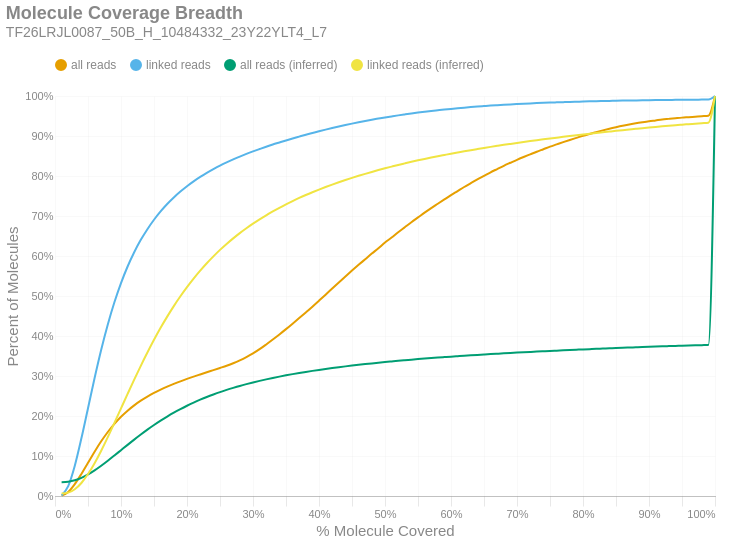

The notebook cell this image was saved under:
### Markdown cell above
### Molecule Read Coverage
This chart shows molecule coverage breadth as computed by the number of bases aligned to that molecule. In other words, "*how much of each unique long molecule is actually sequenced/aligned?*" Keep in mind there is a distinction between sequences and alignments, since some sequences belonging to a particular molecule may not align well and wouldn't appear in the alignment data. This chart also shows molecule coverage breadth as computed by the *inferred fragment* from which the aligned sequences originate. Unlike read coverage, this calculation takes into account the total insert size, including unsequenced gaps between the forward and reverse reads. Like the previous figures, these are cumulative percents.

### Code cell
if SKIPLR:
    print_html(f"Skipped")
else:
    binned_df = consolidated_hist(valids['coverage_bp'], mask, 0.01, True)
    binned_df_inf = consolidated_hist(valids['coverage_inserts'], mask, 0.01, True)
    binned_df = binned_df.with_columns(pl.lit(binned_df_inf['all reads (cumsum)']).alias('all reads (inferred)'))
    binned_df = binned_df.with_columns(pl.lit(binned_df_inf['linked reads (cumsum)']).alias('linked reads (inferred)'))
    binned_df = binned_df.with_columns(
        (pl.col('bin').cast(pl.Float64) + 0.01).alias('right_edge')
    )

    with SafeRender(binned_df):
        (
            density_plot(binned_df, 'Molecule Coverage Breadth', samplename, 'molcov', ['all reads (inferred)','linked reads (inferred)'])
            .encode(
                #x=alt.X('bin:Q', title="% Molecule Covered").axis(format = '%').scale(padding=0),
                x=alt.X('right_edge:Q', title="% Molecule Covered").axis(format='%').scale(padding=0),
                y=alt.Y('value:Q', title='Percent of Molecules')
                    .axis(format='%')
                    .stack(False)
                    .scale(domainMin=0, padding=0),
                color=alt.Color("key:N").scale(domain = ["all reads", "linked reads", "all reads (inferred)", "linked reads (inferred)"]),
                tooltip = [
                    alt.Tooltip("key:N", title = "Data Type"),
                    alt.Tooltip("range_label:N", title="% Molecule Covered"),
                    alt.Tooltip("value:Q", format = ".2%", title="% Molecules")
                ]
            )
        ).display()

### Figure 1 — Vega-Lite specification as saved in the notebook (floating-point values rounded to 4 significant figures)
{"width": "container", "height": 400, "config": {"title": {"anchor": "start", "dy": -15, "fontSize": 18, "color": "#888888", "subtitleColor": "#888888", "subtitleFontSize": 14}, "arc": {"fill": "#0072B2"}, "axis": {"domainColor": "#888888", "domainWidth": 0.5, "gridWidth": 0.2, "grid": false, "titleFontWeight": 400, "titleFontSize": 15, "labelFontSize": 11, "labelColor": "#888888", "tickColor": "#888888", "tickWidth": 0.2, "titleColor": "#888888"}, "axisBand": {"grid": false}, "axisX": {"grid": true, "tickSize": 10, "domainCap": "round"}, "axisY": {"domain": false, "grid": true, "tickSize": 0, "domainCap": "round"}, "background": "transparent", "header": {"labelFontSize": 15, "labelColor": "#888888", "titleFontSize": 15, "titleFontWeight": 600, "titleColor": "#888888"}, "legend": {"labelFont": "sans-serif", "labelFontSize": 12, "labelColor": "#888888", "symbolSize": 100, "symbolType": "circle", "titleFontSize": 12, "titlePadding": 10, "titleColor": "#888888", "title": null, "orient": "top"}, "range": {"category": ["#E69F00", "#56B4E9", "#009E73", "#F0E442", "#0072B2", "#D55E00", "#CC79A7", "#000000"], "diverging": ["#cfe8f3", "#a2d4ec", "#73bfe2", "#46abdb", "#1696d2", "#12719e"]}, "area": {"fill": "#0072B2", "fillOpacity": 0.7, "line": true, "strokeOpacity": 0.7}, "line": {"color": "#0072B2", "stroke": "#0072B2", "strokeWidth": 2}, "trail": {"color": "#0072B2", "stroke": "#0072B2", "strokeWidth": 0, "size": 1}, "point": {"filled": true, "fillOpacity": 1.0, "size": 95}, "text": {"color": "#888888", "fontSize": 11, "align": "right", "fontWeight": 400, "size": 11}, "bar": {"fill": "#0072B2", "stroke": null}, "view": {"stroke": null, "continuousWidth": 660, "continuousHeight": 400}}, "data": {"name": "data-7c890dcc2b49f24449d5f432ed34d0e5"}, "mark": {"type": "line", "interpolate": "monotone", "point": {"opacity": 0, "size": 275}}, "encoding": {"color": {"field": "key", "scale": {"domain": ["all reads", "linked reads", "all reads (inferred)", "linked reads (inferred)"]}, "type": "nominal"}, "tooltip": [{"field": "key", "title": "Data Type", "type": "nominal"}, {"field": "range_label", "title": "% Molecule Covered", "type": "nominal"}, {"field": "value", "format": ".2%", "title": "% Molecules", "type": "quantitative"}], "x": {"axis": {"format": "%"}, "field": "right_edge", "scale": {"padding": 0}, "title": "% Molecule Covered", "type": "quantitative"}, "y": {"axis": {"format": "%"}, "field": "value", "scale": {"domainMin": 0, "padding": 0}, "stack": false, "title": "Percent of Molecules", "type": "quantitative"}}, "params": [{"name": "param_c36ac31b6afebe62", "select": {"type": "point", "fields": ["key"]}, "bind": "legend"}], "title": {"text": "Molecule Coverage Breadth", "subtitle": "TF26LRJL0087_50B_H_10484332_23Y22YLT4_L7"}, "transform": [{"fold": ["all reads (cumsum)", "linked reads (cumsum)", "all reads (inferred)", "linked reads (inferred)"]}, {"calculate": "replace(datum.key, ' (cumsum)', '')", "as": "key"}, {"filter": {"param": "param_c36ac31b6afebe62"}}], "usermeta": {"embedOptions": {"downloadFileName": "TF26LRJL0087_50B_H_10484332_23Y22YLT4_L7.molcov"}}, "$schema": "https://vega.github.io/schema/vega-lite/v6.4.1.json", "datasets": {"data-7c890dcc2b49f24449d5f432ed34d0e5": [{"bin": "0.0", "interval": "0.0-0.01", "all reads": 0.0007676, "linked reads": 0.001318, "all reads (cumsum)": 0.0007676, "linked reads (cumsum)": 0.001318, "range_label": "0.0-0.01", "all reads (inferred)": 0.03457, "linked reads (inferred)": 0.006224, "right_edge": 0.01}, {"bin": "0.01", "interval": "0.01-0.02", "all reads": 0.009429, "linked reads": 0.02315, "all reads (cumsum)": 0.0102, "linked reads (cumsum)": 0.02447, "range_label": "0.01-0.02", "all reads (inferred)": 0.03576, "linked reads (inferred)": 0.008467, "right_edge": 0.02}, {"bin": "0.02", "interval": "0.02-0.03", "all reads": 0.01956, "linked reads": 0.05123, "all reads (cumsum)": 0.02976, "linked reads (cumsum)": 0.07569, "range_label": "0.02-0.03", "all reads (inferred)": 0.03926, "linked reads (inferred)": 0.01695, "right_edge": 0.03}, {"bin": "0.03", "interval": "0.03-0.04", "all reads": 0.02549, "linked reads": 0.06848, "all reads (cumsum)": 0.05525, "linked reads (cumsum)": 0.1442, "range_label": "0.03-0.04", "all reads (inferred)": 0.04533, "linked reads (inferred)": 0.03257, "right_edge": 0.04}, {"bin": "0.04", "interval": "0.04-0.05", "all reads": 0.02783, "linked reads": 0.07535, "all reads (cumsum)": 0.08307, "linked reads (cumsum)": 0.2195, "range_label": "0.04-0.05", "all reads (inferred)": 0.0538, "linked reads (inferred)": 0.05483, "right_edge": 0.05}, {"bin": "0.05", "interval": "0.05-0.06", "all reads": 0.02768, "linked reads": 0.07528, "all reads (cumsum)": 0.1108, "linked reads (cumsum)": 0.2948, "range_label": "0.05-0.06", "all reads (inferred)": 0.06401, "linked reads (inferred)": 0.08211, "right_edge": 0.06}, {"bin": "0.06", "interval": "0.06-0.07", "all reads": 0.02598, "linked reads": 0.07071, "all reads (cumsum)": 0.1367, "linked reads (cumsum)": 0.3655, "range_label": "0.06-0.07", "all reads (inferred)": 0.07559, "linked reads (inferred)": 0.1133, "right_edge": 0.07}, {"bin": "0.07", "interval": "0.07-0.08", "all reads": 0.02325, "linked reads": 0.0633, "all reads (cumsum)": 0.16, "linked reads (cumsum)": 0.4288, "range_label": "0.07-0.08", "all reads (inferred)": 0.08813, "linked reads (inferred)": 0.1472, "right_edge": 0.08}, {"bin": "0.08", "interval": "0.08-0.09", "all reads": 0.02038, "linked reads": 0.0554, "all reads (cumsum)": 0.1804, "linked reads (cumsum)": 0.4842, "range_label": "0.08-0.09", "all reads (inferred)": 0.1012, "linked reads (inferred)": 0.1828, "right_edge": 0.09}, {"bin": "0.09", "interval": "0.09-0.1", "all reads": 0.0177, "linked reads": 0.04802, "all reads (cumsum)": 0.1981, "linked reads (cumsum)": 0.5322, "range_label": "0.09-0.1", "all reads (inferred)": 0.1146, "linked reads (inferred)": 0.219, "right_edge": 0.1}, {"bin": "0.1", "interval": "0.1-0.11", "all reads": 0.01535, "linked reads": 0.04155, "all reads (cumsum)": 0.2134, "linked reads (cumsum)": 0.5738, "range_label": "0.1-0.11", "all reads (inferred)": 0.1279, "linked reads (inferred)": 0.2552, "right_edge": 0.11}, {"bin": "0.11", "interval": "0.11-0.12", "all reads": 0.01326, "linked reads": 0.03568, "all reads (cumsum)": 0.2267, "linked reads (cumsum)": 0.6095, "range_label": "0.11-0.12", "all reads (inferred)": 0.1409, "linked reads (inferred)": 0.2909, "right_edge": 0.12}, {"bin": "0.12", "interval": "0.12-0.13", "all reads": 0.01161, "linked reads": 0.03092, "all reads (cumsum)": 0.2383, "linked reads (cumsum)": 0.6404, "range_label": "0.12-0.13", "all reads (inferred)": 0.1536, "linked reads (inferred)": 0.3255, "right_edge": 0.13}, {"bin": "0.13", "interval": "0.13-0.14", "all reads": 0.01017, "linked reads": 0.02668, "all reads (cumsum)": 0.2485, "linked reads (cumsum)": 0.667, "range_label": "0.13-0.14", "all reads (inferred)": 0.1658, "linked reads (inferred)": 0.3587, "right_edge": 0.14}, {"bin": "0.14", "interval": "0.14-0.15", "all reads": 0.009199, "linked reads": 0.02365, "all reads (cumsum)": 0.2576, "linked reads (cumsum)": 0.6907, "range_label": "0.14-0.15", "all reads (inferred)": 0.1774, "linked reads (inferred)": 0.3904, "right_edge": 0.15}, {"bin": "0.15", "interval": "0.15-0.16", "all reads": 0.008245, "linked reads": 0.02079, "all reads (cumsum)": 0.2659, "linked reads (cumsum)": 0.7115, "range_label": "0.15-0.16", "all reads (inferred)": 0.1884, "linked reads (inferred)": 0.4204, "right_edge": 0.16}, {"bin": "0.16", "interval": "0.16-0.17", "all reads": 0.007491, "linked reads": 0.01848, "all reads (cumsum)": 0.2734, "linked reads (cumsum)": 0.73, "range_label": "0.16-0.17", "all reads (inferred)": 0.1987, "linked reads (inferred)": 0.4484, "right_edge": 0.17}, {"bin": "0.17", "interval": "0.17-0.18", "all reads": 0.006866, "linked reads": 0.01641, "all reads (cumsum)": 0.2803, "linked reads (cumsum)": 0.7464, "range_label": "0.17-0.18", "all reads (inferred)": 0.2083, "linked reads (inferred)": 0.4748, "right_edge": 0.18}, {"bin": "0.18", "interval": "0.18-0.19", "all reads": 0.006437, "linked reads": 0.01473, "all reads (cumsum)": 0.2867, "linked reads (cumsum)": 0.7611, "range_label": "0.18-0.19", "all reads (inferred)": 0.2173, "linked reads (inferred)": 0.4992, "right_edge": 0.19}, {"bin": "0.19", "interval": "0.19-0.2", "all reads": 0.006066, "linked reads": 0.0134, "all reads (cumsum)": 0.2928, "linked reads (cumsum)": 0.7745, "range_label": "0.19-0.2", "all reads (inferred)": 0.2257, "linked reads (inferred)": 0.5221, "right_edge": 0.2}, {"bin": "0.2", "interval": "0.2-0.21", "all reads": 0.005675, "linked reads": 0.01208, "all reads (cumsum)": 0.2984, "linked reads (cumsum)": 0.7866, "range_label": "0.2-0.21", "all reads (inferred)": 0.2335, "linked reads (inferred)": 0.5435, "right_edge": 0.21}, {"bin": "0.21", "interval": "0.21-0.22", "all reads": 0.005454, "linked reads": 0.01104, "all reads (cumsum)": 0.3039, "linked reads (cumsum)": 0.7976, "range_label": "0.21-0.22", "all reads (inferred)": 0.2408, "linked reads (inferred)": 0.5633, "right_edge": 0.22}, {"bin": "0.22", "interval": "0.22-0.23", "all reads": 0.005396, "linked reads": 0.01025, "all reads (cumsum)": 0.3093, "linked reads (cumsum)": 0.8079, "range_label": "0.22-0.23", "all reads (inferred)": 0.2476, "linked reads (inferred)": 0.5819, "right_edge": 0.23}, {"bin": "0.23", "interval": "0.23-0.24", "all reads": 0.005353, "linked reads": 0.009347, "all reads (cumsum)": 0.3146, "linked reads (cumsum)": 0.8172, "range_label": "0.23-0.24", "all reads (inferred)": 0.2539, "linked reads (inferred)": 0.5991, "right_edge": 0.24}, {"bin": "0.24", "interval": "0.24-0.25", "all reads": 0.005423, "linked reads": 0.008757, "all reads (cumsum)": 0.3201, "linked reads (cumsum)": 0.826, "range_label": "0.24-0.25", "all reads (inferred)": 0.2598, "linked reads (inferred)": 0.6153, "right_edge": 0.25}, {"bin": "0.25", "interval": "0.25-0.26", "all reads": 0.005547, "linked reads": 0.007973, "all reads (cumsum)": 0.3256, "linked reads (cumsum)": 0.834, "range_label": "0.25-0.26", "all reads (inferred)": 0.2653, "linked reads (inferred)": 0.6301, "right_edge": 0.26}, {"bin": "0.26", "interval": "0.26-0.27", "all reads": 0.006246, "linked reads": 0.007544, "all reads (cumsum)": 0.3318, "linked reads (cumsum)": 0.8415, "range_label": "0.26-0.27", "all reads (inferred)": 0.2704, "linked reads (inferred)": 0.644, "right_edge": 0.27}, {"bin": "0.27", "interval": "0.27-0.28", "all reads": 0.007185, "linked reads": 0.007112, "all reads (cumsum)": 0.339, "linked reads (cumsum)": 0.8486, "range_label": "0.27-0.28", "all reads (inferred)": 0.2752, "linked reads (inferred)": 0.6572, "right_edge": 0.28}, {"bin": "0.28", "interval": "0.28-0.29", "all reads": 0.008219, "linked reads": 0.006587, "all reads (cumsum)": 0.3473, "linked reads (cumsum)": 0.8552, "range_label": "0.28-0.29", "all reads (inferred)": 0.2797, "linked reads (inferred)": 0.6694, "right_edge": 0.29}, {"bin": "0.29", "interval": "0.29-0.3", "all reads": 0.009291, "linked reads": 0.006227, "all reads (cumsum)": 0.3565, "linked reads (cumsum)": 0.8614, "range_label": "0.29-0.3", "all reads (inferred)": 0.2839, "linked reads (inferred)": 0.6808, "right_edge": 0.3}, {"bin": "0.3", "interval": "0.3-0.31", "all reads": 0.01054, "linked reads": 0.005914, "all reads (cumsum)": 0.3671, "linked reads (cumsum)": 0.8673, "range_label": "0.3-0.31", "all reads (inferred)": 0.2878, "linked reads (inferred)": 0.6916, "right_edge": 0.31}, {"bin": "0.31", "interval": "0.31-0.32", "all reads": 0.01182, "linked reads": 0.005794, "all reads (cumsum)": 0.3789, "linked reads (cumsum)": 0.8731, "range_label": "0.31-0.32", "all reads (inferred)": 0.2916, "linked reads (inferred)": 0.7018, "right_edge": 0.32}, {"bin": "0.32", "interval": "0.32-0.33", "all reads": 0.01237, "linked reads": 0.005515, "all reads (cumsum)": 0.3913, "linked reads (cumsum)": 0.8787, "range_label": "0.32-0.33", "all reads (inferred)": 0.2951, "linked reads (inferred)": 0.7114, "right_edge": 0.33}, {"bin": "0.33", "interval": "0.33-0.34", "all reads": 0.01266, "linked reads": 0.005146, "all reads (cumsum)": 0.4039, "linked reads (cumsum)": 0.8838, "range_label": "0.33-0.34", "all reads (inferred)": 0.2985, "linked reads (inferred)": 0.7205, "right_edge": 0.34}, {"bin": "0.34", "interval": "0.34-0.35", "all reads": 0.01321, "linked reads": 0.005096, "all reads (cumsum)": 0.4172, "linked reads (cumsum)": 0.8889, "range_label": "0.34-0.35", "all reads (inferred)": 0.3017, "linked reads (inferred)": 0.7292, "right_edge": 0.35}, {"bin": "0.35", "interval": "0.35-0.36", "all reads": 0.01366, "linked reads": 0.004903, "all reads (cumsum)": 0.4308, "linked reads (cumsum)": 0.8938, "range_label": "0.35-0.36", "all reads (inferred)": 0.3047, "linked reads (inferred)": 0.7373, "right_edge": 0.36}, {"bin": "0.36", "interval": "0.36-0.37", "all reads": 0.01392, "linked reads": 0.004652, "all reads (cumsum)": 0.4447, "linked reads (cumsum)": 0.8984, "range_label": "0.36-0.37", "all reads (inferred)": 0.3075, "linked reads (inferred)": 0.7451, "right_edge": 0.37}, {"bin": "0.37", "interval": "0.37-0.38", "all reads": 0.01422, "linked reads": 0.004587, "all reads (cumsum)": 0.4589, "linked reads (cumsum)": 0.903, "range_label": "0.37-0.38", "all reads (inferred)": 0.3102, "linked reads (inferred)": 0.7525, "right_edge": 0.38}, {"bin": "0.38", "interval": "0.38-0.39", "all reads": 0.01442, "linked reads": 0.004399, "all reads (cumsum)": 0.4734, "linked reads (cumsum)": 0.9074, "range_label": "0.38-0.39", "all reads (inferred)": 0.3128, "linked reads (inferred)": 0.7594, "right_edge": 0.39}, {"bin": "0.39", "interval": "0.39-0.4", "all reads": 0.0149, "linked reads": 0.004383, "all reads (cumsum)": 0.4883, "linked reads (cumsum)": 0.9118, "range_label": "0.39-0.4", "all reads (inferred)": 0.3152, "linked reads (inferred)": 0.7661, "right_edge": 0.4}, {"bin": "0.4", "interval": "0.4-0.41", "all reads": 0.01506, "linked reads": 0.004086, "all reads (cumsum)": 0.5033, "linked reads (cumsum)": 0.9159, "range_label": "0.4-0.41", "all reads (inferred)": 0.3176, "linked reads (inferred)": 0.7725, "right_edge": 0.41}, {"bin": "0.41", "interval": "0.41-0.42", "all reads": 0.01538, "linked reads": 0.003929, "all reads (cumsum)": 0.5187, "linked reads (cumsum)": 0.9198, "range_label": "0.41-0.42", "all reads (inferred)": 0.3199, "linked reads (inferred)": 0.7786, "right_edge": 0.42}, {"bin": "0.42", "interval": "0.42-0.43", "all reads": 0.01521, "linked reads": 0.003816, "all reads (cumsum)": 0.5339, "linked reads (cumsum)": 0.9236, "range_label": "0.42-0.43", "all reads (inferred)": 0.322, "linked reads (inferred)": 0.7844, "right_edge": 0.43}, {"bin": "0.43", "interval": "0.43-0.44", "all reads": 0.01483, "linked reads": 0.003663, "all reads (cumsum)": 0.5487, "linked reads (cumsum)": 0.9273, "range_label": "0.43-0.44", "all reads (inferred)": 0.3241, "linked reads (inferred)": 0.79, "right_edge": 0.44}, {"bin": "0.44", "interval": "0.44-0.45", "all reads": 0.01473, "linked reads": 0.003577, "all reads (cumsum)": 0.5635, "linked reads (cumsum)": 0.9309, "range_label": "0.44-0.45", "all reads (inferred)": 0.326, "linked reads (inferred)": 0.7953, "right_edge": 0.45}, {"bin": "0.45", "interval": "0.45-0.46", "all reads": 0.01441, "linked reads": 0.003441, "all reads (cumsum)": 0.5779, "linked reads (cumsum)": 0.9343, "range_label": "0.45-0.46", "all reads (inferred)": 0.3279, "linked reads (inferred)": 0.8005, "right_edge": 0.46}, {"bin": "0.46", "interval": "0.46-0.47", "all reads": 0.01402, "linked reads": 0.003231, "all reads (cumsum)": 0.5919, "linked reads (cumsum)": 0.9376, "range_label": "0.46-0.47", "all reads (inferred)": 0.3298, "linked reads (inferred)": 0.8054, "right_edge": 0.47}, {"bin": "0.47", "interval": "0.47-0.48", "all reads": 0.01409, "linked reads": 0.003114, "all reads (cumsum)": 0.606, "linked reads (cumsum)": 0.9407, "range_label": "0.47-0.48", "all reads (inferred)": 0.3315, "linked reads (inferred)": 0.8102, "right_edge": 0.48}, {"bin": "0.48", "interval": "0.48-0.49", "all reads": 0.01333, "linked reads": 0.002904, "all reads (cumsum)": 0.6193, "linked reads (cumsum)": 0.9436, "range_label": "0.48-0.49", "all reads (inferred)": 0.3333, "linked reads (inferred)": 0.8148, "right_edge": 0.49}, {"bin": "0.49", "interval": "0.49-0.5", "all reads": 0.01451, "linked reads": 0.002864, "all reads (cumsum)": 0.6338, "linked reads (cumsum)": 0.9464, "range_label": "0.49-0.5", "all reads (inferred)": 0.3349, "linked reads (inferred)": 0.8193, "right_edge": 0.5}, {"bin": "0.5", "interval": "0.5-0.51", "all reads": 0.01223, "linked reads": 0.002575, "all reads (cumsum)": 0.6461, "linked reads (cumsum)": 0.949, "range_label": "0.5-0.51", "all reads (inferred)": 0.3365, "linked reads (inferred)": 0.8235, "right_edge": 0.51}, {"bin": "0.51", "interval": "0.51-0.52", "all reads": 0.01337, "linked reads": 0.002527, "all reads (cumsum)": 0.6594, "linked reads (cumsum)": 0.9515, "range_label": "0.51-0.52", "all reads (inferred)": 0.338, "linked reads (inferred)": 0.8277, "right_edge": 0.52}, {"bin": "0.52", "interval": "0.52-0.53", "all reads": 0.01259, "linked reads": 0.002391, "all reads (cumsum)": 0.672, "linked reads (cumsum)": 0.9539, "range_label": "0.52-0.53", "all reads (inferred)": 0.3395, "linked reads (inferred)": 0.8316, "right_edge": 0.53}, {"bin": "0.53", "interval": "0.53-0.54", "all reads": 0.01252, "linked reads": 0.002337, "all reads (cumsum)": 0.6845, "linked reads (cumsum)": 0.9563, "range_label": "0.53-0.54", "all reads (inferred)": 0.3409, "linked reads (inferred)": 0.8354, "right_edge": 0.54}, {"bin": "0.54", "interval": "0.54-0.55", "all reads": 0.01189, "linked reads": 0.00221, "all reads (cumsum)": 0.6964, "linked reads (cumsum)": 0.9585, "range_label": "0.54-0.55", "all reads (inferred)": 0.3422, "linked reads (inferred)": 0.8391, "right_edge": 0.55}, {"bin": "0.55", "interval": "0.55-0.56", "all reads": 0.01194, "linked reads": 0.002051, "all reads (cumsum)": 0.7084, "linked reads (cumsum)": 0.9605, "range_label": "0.55-0.56", "all reads (inferred)": 0.3436, "linked reads (inferred)": 0.8427, "right_edge": 0.56}, {"bin": "0.56", "interval": "0.56-0.57", "all reads": 0.01141, "linked reads": 0.001968, "all reads (cumsum)": 0.7198, "linked reads (cumsum)": 0.9625, "range_label": "0.56-0.57", "all reads (inferred)": 0.3448, "linked reads (inferred)": 0.8461, "right_edge": 0.57}, {"bin": "0.57", "interval": "0.57-0.58", "all reads": 0.01083, "linked reads": 0.001796, "all reads (cumsum)": 0.7306, "linked reads (cumsum)": 0.9643, "range_label": "0.57-0.58", "all reads (inferred)": 0.346, "linked reads (inferred)": 0.8494, "right_edge": 0.58}, {"bin": "0.58", "interval": "0.58-0.59", "all reads": 0.01081, "linked reads": 0.001777, "all reads (cumsum)": 0.7414, "linked reads (cumsum)": 0.9661, "range_label": "0.58-0.59", "all reads (inferred)": 0.3472, "linked reads (inferred)": 0.8526, "right_edge": 0.59}, {"bin": "0.59", "interval": "0.59-0.6", "all reads": 0.01078, "linked reads": 0.001661, "all reads (cumsum)": 0.7522, "linked reads (cumsum)": 0.9677, "range_label": "0.59-0.6", "all reads (inferred)": 0.3484, "linked reads (inferred)": 0.8557, "right_edge": 0.6}, {"bin": "0.6", "interval": "0.6-0.61", "all reads": 0.01007, "linked reads": 0.001577, "all reads (cumsum)": 0.7623, "linked reads (cumsum)": 0.9693, "range_label": "0.6-0.61", "all reads (inferred)": 0.3495, "linked reads (inferred)": 0.8588, "right_edge": 0.61}, {"bin": "0.61", "interval": "0.61-0.62", "all reads": 0.01025, "linked reads": 0.001489, "all reads (cumsum)": 0.7725, "linked reads (cumsum)": 0.9708, "range_label": "0.61-0.62", "all reads (inferred)": 0.3507, "linked reads (inferred)": 0.8618, "right_edge": 0.62}, {"bin": "0.62", "interval": "0.62-0.63", "all reads": 0.009635, "linked reads": 0.001415, "all reads (cumsum)": 0.7821, "linked reads (cumsum)": 0.9722, "range_label": "0.62-0.63", "all reads (inferred)": 0.3517, "linked reads (inferred)": 0.8646, "right_edge": 0.63}, {"bin": "0.63", "interval": "0.63-0.64", "all reads": 0.009381, "linked reads": 0.001335, "all reads (cumsum)": 0.7915, "linked reads (cumsum)": 0.9736, "range_label": "0.63-0.64", "all reads (inferred)": 0.3527, "linked reads (inferred)": 0.8674, "right_edge": 0.64}, {"bin": "0.64", "interval": "0.64-0.65", "all reads": 0.008872, "linked reads": 0.001224, "all reads (cumsum)": 0.8004, "linked reads (cumsum)": 0.9748, "range_label": "0.64-0.65", "all reads (inferred)": 0.3538, "linked reads (inferred)": 0.8701, "right_edge": 0.65}, {"bin": "0.65", "interval": "0.65-0.66", "all reads": 0.008911, "linked reads": 0.001205, "all reads (cumsum)": 0.8093, "linked reads (cumsum)": 0.976, "range_label": "0.65-0.66", "all reads (inferred)": 0.3548, "linked reads (inferred)": 0.8728, "right_edge": 0.66}, {"bin": "0.66", "interval": "0.66-0.67", "all reads": 0.008141, "linked reads": 0.001065, "all reads (cumsum)": 0.8174, "linked reads (cumsum)": 0.977, "range_label": "0.66-0.67", "all reads (inferred)": 0.3557, "linked reads (inferred)": 0.8754, "right_edge": 0.67}, {"bin": "0.67", "interval": "0.67-0.68", "all reads": 0.008069, "linked reads": 0.001021, "all reads (cumsum)": 0.8255, "linked reads (cumsum)": 0.9781, "range_label": "0.67-0.68", "all reads (inferred)": 0.3567, "linked reads (inferred)": 0.8779, "right_edge": 0.68}, {"bin": "0.68", "interval": "0.68-0.69", "all reads": 0.007566, "linked reads": 0.000962, "all reads (cumsum)": 0.8331, "linked reads (cumsum)": 0.979, "range_label": "0.68-0.69", "all reads (inferred)": 0.3576, "linked reads (inferred)": 0.8803, "right_edge": 0.69}, {"bin": "0.69", "interval": "0.69-0.7", "all reads": 0.007445, "linked reads": 0.0008806, "all reads (cumsum)": 0.8405, "linked reads (cumsum)": 0.9799, "range_label": "0.69-0.7", "all reads (inferred)": 0.3585, "linked reads (inferred)": 0.8827, "right_edge": 0.7}, {"bin": "0.7", "interval": "0.7-0.71", "all reads": 0.006927, "linked reads": 0.0008446, "all reads (cumsum)": 0.8474, "linked reads (cumsum)": 0.9808, "range_label": "0.7-0.71", "all reads (inferred)": 0.3593, "linked reads (inferred)": 0.885, "right_edge": 0.71}, {"bin": "0.71", "interval": "0.71-0.72", "all reads": 0.006659, "linked reads": 0.0007771, "all reads (cumsum)": 0.8541, "linked reads (cumsum)": 0.9815, "range_label": "0.71-0.72", "all reads (inferred)": 0.3602, "linked reads (inferred)": 0.8872, "right_edge": 0.72}, {"bin": "0.72", "interval": "0.72-0.73", "all reads": 0.006643, "linked reads": 0.0007086, "all reads (cumsum)": 0.8607, "linked reads (cumsum)": 0.9822, "range_label": "0.72-0.73", "all reads (inferred)": 0.361, "linked reads (inferred)": 0.8895, "right_edge": 0.73}, {"bin": "0.73", "interval": "0.73-0.74", "all reads": 0.006236, "linked reads": 0.0006721, "all reads (cumsum)": 0.867, "linked reads (cumsum)": 0.9829, "range_label": "0.73-0.74", "all reads (inferred)": 0.3618, "linked reads (inferred)": 0.8916, "right_edge": 0.74}, {"bin": "0.74", "interval": "0.74-0.75", "all reads": 0.006311, "linked reads": 0.0006425, "all reads (cumsum)": 0.8733, "linked reads (cumsum)": 0.9836, "range_label": "0.74-0.75", "all reads (inferred)": 0.3626, "linked reads (inferred)": 0.8937, "right_edge": 0.75}, {"bin": "0.75", "interval": "0.75-0.76", "all reads": 0.005731, "linked reads": 0.0005714, "all reads (cumsum)": 0.879, "linked reads (cumsum)": 0.9841, "range_label": "0.75-0.76", "all reads (inferred)": 0.3634, "linked reads (inferred)": 0.8958, "right_edge": 0.76}, {"bin": "0.76", "interval": "0.76-0.77", "all reads": 0.005698, "linked reads": 0.0005592, "all reads (cumsum)": 0.8847, "linked reads (cumsum)": 0.9847, "range_label": "0.76-0.77", "all reads (inferred)": 0.3642, "linked reads (inferred)": 0.8978, "right_edge": 0.77}, {"bin": "0.77", "interval": "0.77-0.78", "all reads": 0.005417, "linked reads": 0.0005447, "all reads (cumsum)": 0.8901, "linked reads (cumsum)": 0.9852, "range_label": "0.77-0.78", "all reads (inferred)": 0.365, "linked reads (inferred)": 0.8999, "right_edge": 0.78}, {"bin": "0.78", "interval": "0.78-0.79", "all reads": 0.005207, "linked reads": 0.0004853, "all reads (cumsum)": 0.8953, "linked reads (cumsum)": 0.9857, "range_label": "0.78-0.79", "all reads (inferred)": 0.3657, "linked reads (inferred)": 0.9018, "right_edge": 0.79}, {"bin": "0.79", "interval": "0.79-0.8", "all reads": 0.005222, "linked reads": 0.0004828, "all reads (cumsum)": 0.9006, "linked reads (cumsum)": 0.9862, "range_label": "0.79-0.8", "all reads (inferred)": 0.3664, "linked reads (inferred)": 0.9037, "right_edge": 0.8}, {"bin": "0.8", "interval": "0.8-0.81", "all reads": 0.00463, "linked reads": 0.0004332, "all reads (cumsum)": 0.9052, "linked reads (cumsum)": 0.9866, "range_label": "0.8-0.81", "all reads (inferred)": 0.3671, "linked reads (inferred)": 0.9056, "right_edge": 0.81}, {"bin": "0.81", "interval": "0.81-0.82", "all reads": 0.004425, "linked reads": 0.0004226, "all reads (cumsum)": 0.9096, "linked reads (cumsum)": 0.9871, "range_label": "0.81-0.82", "all reads (inferred)": 0.3678, "linked reads (inferred)": 0.9075, "right_edge": 0.82}, {"bin": "0.82", "interval": "0.82-0.83", "all reads": 0.004375, "linked reads": 0.0003886, "all reads (cumsum)": 0.914, "linked reads (cumsum)": 0.9874, "range_label": "0.82-0.83", "all reads (inferred)": 0.3685, "linked reads (inferred)": 0.9093, "right_edge": 0.83}, {"bin": "0.83", "interval": "0.83-0.84", "all reads": 0.004067, "linked reads": 0.0003677, "all reads (cumsum)": 0.9181, "linked reads (cumsum)": 0.9878, "range_label": "0.83-0.84", "all reads (inferred)": 0.3692, "linked reads (inferred)": 0.9111, "right_edge": 0.84}, {"bin": "0.84", "interval": "0.84-0.85", "all reads": 0.003746, "linked reads": 0.0003493, "all reads (cumsum)": 0.9218, "linked reads (cumsum)": 0.9882, "range_label": "0.84-0.85", "all reads (inferred)": 0.3699, "linked reads (inferred)": 0.9129, "right_edge": 0.85}, {"bin": "0.85", "interval": "0.85-0.86", "all reads": 0.003552, "linked reads": 0.0003206, "all reads (cumsum)": 0.9254, "linked reads (cumsum)": 0.9885, "range_label": "0.85-0.86", "all reads (inferred)": 0.3706, "linked reads (inferred)": 0.9146, "right_edge": 0.86}, {"bin": "0.86", "interval": "0.86-0.87", "all reads": 0.003214, "linked reads": 0.0002824, "all reads (cumsum)": 0.9286, "linked reads (cumsum)": 0.9888, "range_label": "0.86-0.87", "all reads (inferred)": 0.3712, "linked reads (inferred)": 0.9163, "right_edge": 0.87}, {"bin": "0.87", "interval": "0.87-0.88", "all reads": 0.003043, "linked reads": 0.0002631, "all reads (cumsum)": 0.9316, "linked reads (cumsum)": 0.989, "range_label": "0.87-0.88", "all reads (inferred)": 0.3718, "linked reads (inferred)": 0.918, "right_edge": 0.88}, {"bin": "0.88", "interval": "0.88-0.89", "all reads": 0.002703, "linked reads": 0.0002598, "all reads (cumsum)": 0.9343, "linked reads (cumsum)": 0.9893, "range_label": "0.88-0.89", "all reads (inferred)": 0.3724, "linked reads (inferred)": 0.9197, "right_edge": 0.89}, {"bin": "0.89", "interval": "0.89-0.9", "all reads": 0.002526, "linked reads": 0.0002509, "all reads (cumsum)": 0.9369, "linked reads (cumsum)": 0.9895, "range_label": "0.89-0.9", "all reads (inferred)": 0.373, "linked reads (inferred)": 0.9213, "right_edge": 0.9}, {"bin": "0.9", "interval": "0.9-0.91", "all reads": 0.002147, "linked reads": 0.0002197, "all reads (cumsum)": 0.939, "linked reads (cumsum)": 0.9898, "range_label": "0.9-0.91", "all reads (inferred)": 0.3736, "linked reads (inferred)": 0.9228, "right_edge": 0.91}, {"bin": "0.91", "interval": "0.91-0.92", "all reads": 0.002194, "linked reads": 0.0002121, "all reads (cumsum)": 0.9412, "linked reads (cumsum)": 0.99, "range_label": "0.91-0.92", "all reads (inferred)": 0.3742, "linked reads (inferred)": 0.9243, "right_edge": 0.92}, {"bin": "0.92", "interval": "0.92-0.93", "all reads": 0.001613, "linked reads": 0.0001753, "all reads (cumsum)": 0.9428, "linked reads (cumsum)": 0.9901, "range_label": "0.92-0.93", "all reads (inferred)": 0.3747, "linked reads (inferred)": 0.9256, "right_edge": 0.93}, {"bin": "0.93", "interval": "0.93-0.94", "all reads": 0.001593, "linked reads": 0.0001893, "all reads (cumsum)": 0.9444, "linked reads (cumsum)": 0.9903, "range_label": "0.93-0.94", "all reads (inferred)": 0.3752, "linked reads (inferred)": 0.927, "right_edge": 0.94}, {"bin": "0.94", "interval": "0.94-0.95", "all reads": 0.001538, "linked reads": 0.0001753, "all reads (cumsum)": 0.9459, "linked reads (cumsum)": 0.9905, "range_label": "0.94-0.95", "all reads (inferred)": 0.3757, "linked reads (inferred)": 0.9283, "right_edge": 0.95}, {"bin": "0.95", "interval": "0.95-0.96", "all reads": 0.001157, "linked reads": 0.0001583, "all reads (cumsum)": 0.9471, "linked reads (cumsum)": 0.9907, "range_label": "0.95-0.96", "all reads (inferred)": 0.3762, "linked reads (inferred)": 0.9295, "right_edge": 0.96}, {"bin": "0.96", "interval": "0.96-0.97", "all reads": 0.001214, "linked reads": 0.0001408, "all reads (cumsum)": 0.9483, "linked reads (cumsum)": 0.9908, "range_label": "0.96-0.97", "all reads (inferred)": 0.3767, "linked reads (inferred)": 0.9308, "right_edge": 0.97}, {"bin": "0.97", "interval": "0.97-0.98", "all reads": 0.001185, "linked reads": 0.000136, "all reads (cumsum)": 0.9495, "linked reads (cumsum)": 0.9909, "range_label": "0.97-0.98", "all reads (inferred)": 0.3772, "linked reads (inferred)": 0.9321, "right_edge": 0.98}, {"bin": "0.98", "interval": "0.98-0.99", "all reads": 0.001403, "linked reads": 0.0001463, "all reads (cumsum)": 0.9509, "linked reads (cumsum)": 0.9911, "range_label": "0.98-0.99", "all reads (inferred)": 0.3777, "linked reads (inferred)": 0.9334, "right_edge": 0.99}, {"bin": "0.99", "interval": "0.99-1.0", "all reads": 0.04911, "linked reads": 0.008911, "all reads (cumsum)": 1.0, "linked reads (cumsum)": 1.0, "range_label": "0.99-1.0", "all reads (inferred)": 1.0, "linked reads (inferred)": 1.0, "right_edge": 1.0}]}}
